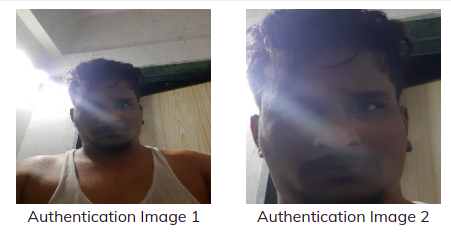
#> input picture 1_1_Image_Representation/direct_light_face_images/spec1.png, 451 x 233 px
$ jupyter execute --allow-errors 'Experiment on lens flare.ipynb'   (shell and % lines are left out)
#> lines starting #> are read from the running program, lines starting #| are printed output that depends on the picture; after the words box and inside, x2 and y2 are one past the last pixel; in counts of white or black regions, pixels touching at a corner belong together
[cell 1]
import numpy as np
import matplotlib.pyplot as plt
import cv2

[cell 2]
image = cv2.imread('direct_light_face_images/spec1.png')
#> image is the input picture: shape (233, 451, 3); mean B, G, R 142.9, 141.3, 145.7

# Convert from RGB to HSV
hsv = cv2.cvtColor(image, cv2.COLOR_BGR2HSV)
#> hsv: shape (233, 451, 3); mean H, S, V 54.1, 42.1, 151.9

# HSV channels
h = hsv[:,:,0]
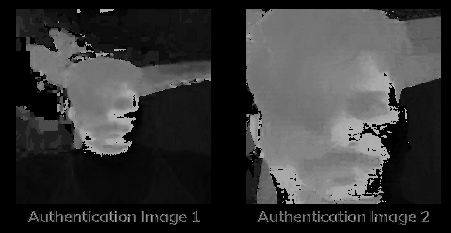
#> h: shape (233, 451); min 0, max 179, mean 54.1
s = hsv[:,:,1]
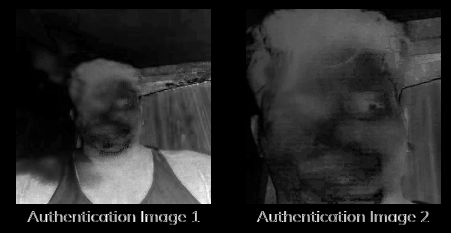
#> s: shape (233, 451); min 0, max 255, mean 42.1
v = hsv[:,:,2]
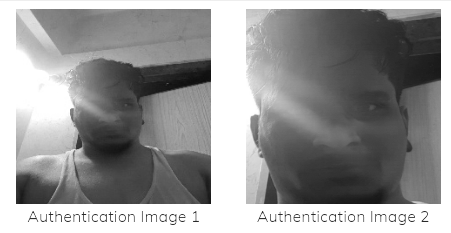
#> v: shape (233, 451); min 13, max 255, mean 151.9

f, (ax1, ax2, ax3) = plt.subplots(1, 3, figsize=(20,10))

ax1.set_title('Hue')
ax1.imshow(h, cmap='gray')

ax2.set_title('Saturation')
ax2.imshow(s, cmap='gray')

ax3.set_title('Value')
ax3.imshow(v, cmap='gray')
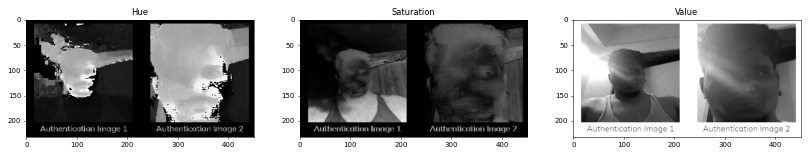
#> figure drawn by matplotlib, 3 panels

[cell 3]
grayimg = cv2.cvtColor(image, cv2.COLOR_BGR2GRAY)
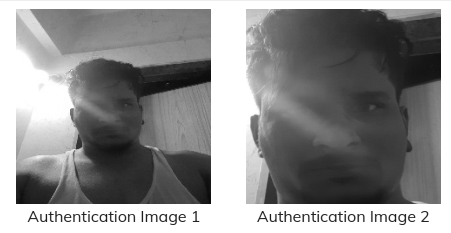
#> grayimg: shape (233, 451); min 10, max 255, mean 142.8
plt.imshow(grayimg, cmap='gray')

[cell 4]
GLARE_MIN = np.array([0, 0, 100],np.uint8)
GLARE_MAX = np.array([0, 0, 255],np.uint8)
frame_threshed = cv2.inRange(hsv, GLARE_MIN, GLARE_MAX)
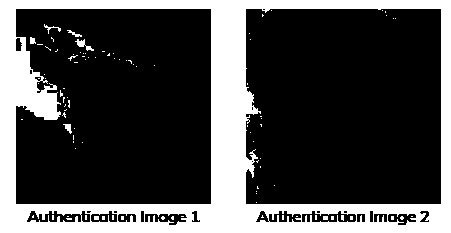
#> frame_threshed: shape (233, 451); 28.2% white; 95 white regions (87 under 20 px), largest, box (x1, y1, x2, y2) and area: (0, 0, 451, 233) 28958, (75, 39, 94, 51) 82, (63, 124, 72, 134) 47
plt.imshow(frame_threshed, cmap='gray')

[cell 5]
#INPAINT
mask1 = cv2.threshold(grayimg , 220, 255, cv2.THRESH_BINARY)[1]
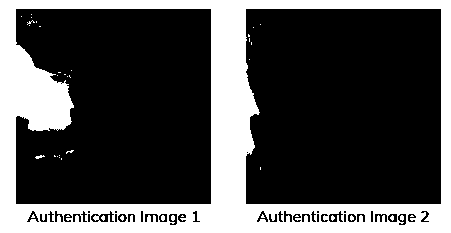
#> mask1: shape (233, 451); 29.9% white; 42 white regions (38 under 20 px), largest, box (x1, y1, x2, y2) and area: (0, 0, 451, 233) 31132, (35, 155, 45, 159) 22, (161, 215, 165, 221) 20, (171, 215, 175, 221) 20
result1 = cv2.inpaint(image, mask1, 0.1, cv2.INPAINT_TELEA)
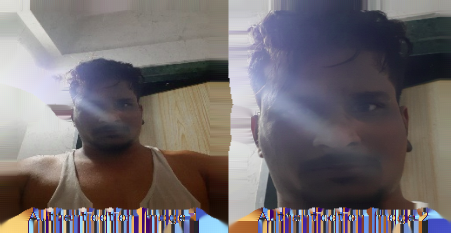
#> result1: shape (233, 451, 3); mean B, G, R 109.2, 106.9, 113.6
plt.imshow(result1)

[cell 6]
#CLAHE
clahefilter = cv2.createCLAHE(clipLimit=2.0, tileGridSize=(16,16))
claheCorrecttedFrame = clahefilter.apply(grayimg)
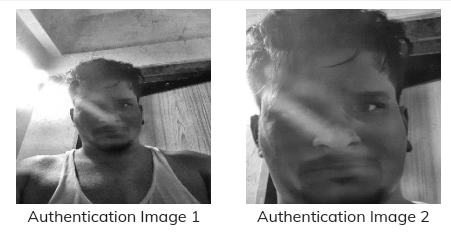
#> claheCorrecttedFrame: shape (233, 451); min 9, max 255, mean 150

[cell 7]
#COLOR
lab = cv2.cvtColor(image, cv2.COLOR_BGR2LAB)
#> lab: shape (233, 451, 3); mean of channels 0, 1, 2 146.6, 130.7, 127.8
plt.imshow(lab)

[cell 8]
lab_planes = cv2.split(lab)
clahe = cv2.createCLAHE(clipLimit=2.0,tileGridSize=(8,8))
#> (the rest of this cell did not finish here and is left out)

[cell 9]
#INPAINT + HSV
result = cv2.inpaint(image, frame_threshed, 0.1, cv2.INPAINT_TELEA)
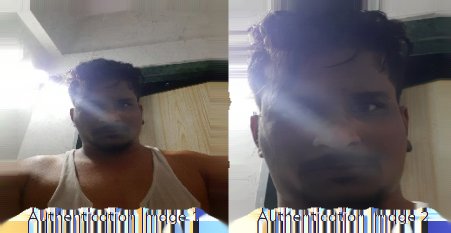
#> result: shape (233, 451, 3); mean B, G, R 115, 114.4, 119.7
plt.imshow(result)

#> (a cell that did not finish here is left out)

[cell 11]
#HSV+ INPAINT + CLAHE
lab1 = cv2.cvtColor(result, cv2.COLOR_BGR2LAB)
#> lab1: shape (233, 451, 3); mean of channels 0, 1, 2 121.3, 131.2, 128.5
lab_planes1 = cv2.split(lab1)
clahe1 = cv2.createCLAHE(clipLimit=2.0,tileGridSize=(8,8))
#> (the rest of this cell did not finish here and is left out)

$ run again, with 1_1_Image_Representation/direct_light_face_images/spec2.png copied over 1_1_Image_Representation/direct_light_face_images/spec1.png
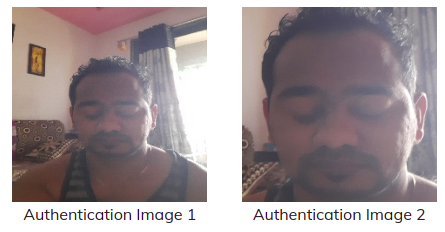
#> input picture 1_1_Image_Representation/direct_light_face_images/spec2.png, 445 x 232 px
#> image is the input picture: shape (232, 445, 3); mean B, G, R 154.3, 151.9, 163.2
#> hsv: shape (232, 445, 3); mean H, S, V 78.8, 31.2, 165.4
#> `frame_threshed = cv2.inRange(hsv, GLARE_MIN, GLARE_MAX)`:
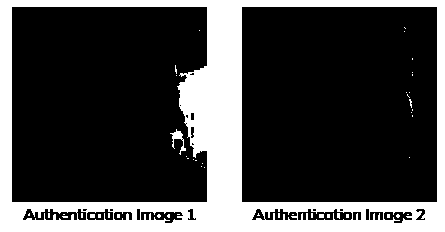
#> frame_threshed: shape (232, 445); 26.3% white; 48 white regions (44 under 20 px), largest, box (x1, y1, x2, y2) and area: (0, 0, 445, 232) 26713, (170, 129, 186, 155) 127, (90, 214, 95, 218) 20, (319, 214, 324, 218) 20
#> mask1: shape (232, 445); 28.5% white; 38 white regions (32 under 20 px), largest, box (x1, y1, x2, y2) and area: (0, 0, 445, 232) 28659, (402, 87, 417, 159) 400, (144, 102, 152, 138) 100, (413, 72, 416, 92) 29, (157, 213, 161, 219) 20, (167, 213, 171, 219) 20
#> lab: shape (232, 445, 3); mean of channels 0, 1, 2 160.2, 133.1, 128.3
#> `result = cv2.inpaint(image, frame_threshed, 0.1, cv2.INPAINT_TELEA)`:
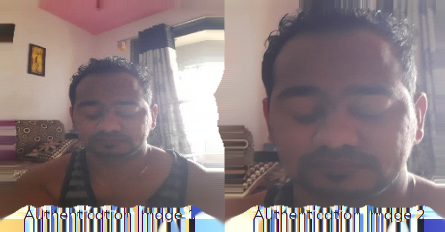
#> result: shape (232, 445, 3); mean B, G, R 128.7, 126.5, 140.2
#> lab1: shape (232, 445, 3); mean of channels 0, 1, 2 137, 134.3, 128.8

$ run again, with 1_1_Image_Representation/direct_light_face_images/spec3.png copied over 1_1_Image_Representation/direct_light_face_images/spec1.png
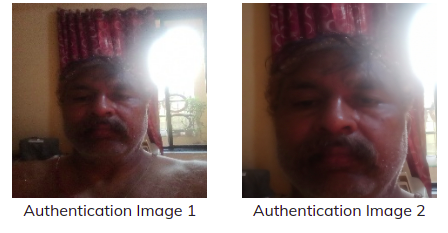
#> input picture 1_1_Image_Representation/direct_light_face_images/spec3.png, 448 x 233 px
#> image is the input picture: shape (233, 448, 3); mean B, G, R 127.7, 130, 146.5
#> hsv: shape (233, 448, 3); mean H, S, V 51.6, 75, 148
#> frame_threshed: shape (233, 448); 27.9% white; 69 white regions (63 under 20 px), largest, box (x1, y1, x2, y2) and area: (0, 0, 448, 233) 27053, (151, 31, 201, 92) 1670, (424, 96, 434, 108) 49, (157, 90, 164, 95) 23, (90, 210, 95, 214) 20, (319, 210, 324, 214) 20
#> mask1: shape (233, 448); 32.9% white; 28 white regions (18 under 20 px), largest, box (x1, y1, x2, y2) and area: (0, 0, 448, 233) 29650, (144, 21, 206, 111) 4061, (425, 110, 436, 132) 150
#> lab: shape (233, 448, 3); mean of channels 0, 1, 2 136.9, 135.3, 132.6
#> `result = cv2.inpaint(image, frame_threshed, 0.1, cv2.INPAINT_TELEA)`:
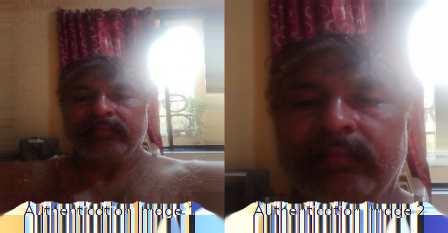
#> result: shape (233, 448, 3); mean B, G, R 96.6, 100.5, 119.2
#> lab1: shape (233, 448, 3); mean of channels 0, 1, 2 109.3, 136.5, 133.8
